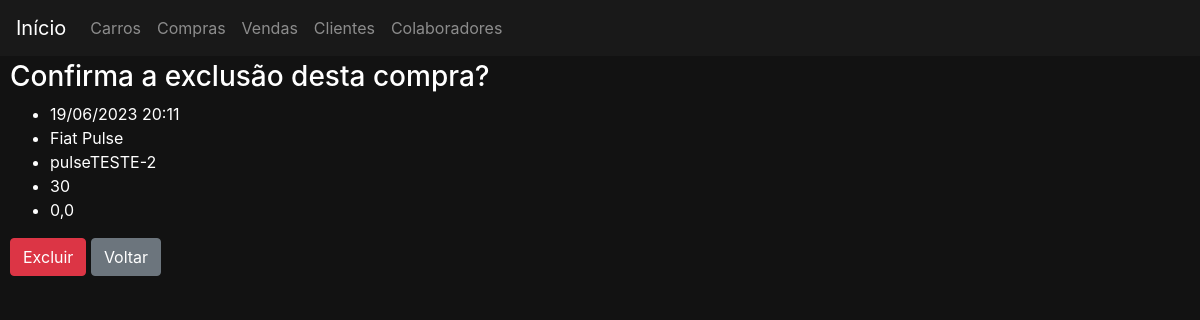
Page /compras/32/excluir on the committed database.
### compras/models.py (models this page shows, shortened)
class Compra(models.Model):
    class Meta:
        permissions = (
            ('permissao_gerente', 'permissao gerente'),
            ('permissao_supervisor', 'permissao supervisor'),
            ('permissao_vendedor', 'permissao vendedor'),
            ('permissao_funcionario', 'permissao todos funcionarios'),
        )
    dataHora = models.DateTimeField()
    versao = models.ForeignKey(Versao, on_delete=models.DO_NOTHING)
    quantidade = models.IntegerField()
    valorTotal = models.FloatField()

### carros/models.py (models this page shows, shortened)
class Versao(models.Model):
    carro = models.ForeignKey(Carro, on_delete=models.DO_NOTHING)
    nome = models.CharField(max_length=50, unique=True)
    motor = models.ForeignKey(Motor, on_delete=models.DO_NOTHING)
    combustivel = models.ForeignKey(Combustivel, on_delete=models.DO_NOTHING)
    direcao = models.ForeignKey(Direcao, on_delete=models.DO_NOTHING)
    seguranca = models.ManyToManyField(Seguranca, related_name="versao_seguranca", blank=True)
    acessorio = models.ManyToManyField(Acessorio, related_name="versao_acessorio", blank=True)
    imagem = models.ImageField(upload_to='carros', blank=True, null=True)
    ano = models.IntegerField(default='2023')
    modelo = models.IntegerField(default='2023')
    estoque = models.IntegerField(default=0)
    slugVersao = models.SlugField(unique=True, null=True, blank=True)
    class Meta:
        permissions = (
            ('permissao_gerente', 'permissao gerente'),
            ('permissao_supervisor', 'permissao supervisor'),
            ('permissao_vendedor2', 'permissao vendedor'),
            ('permissao_funcionario', 'permissao todos funcionarios'),
        )
    def __str__(self):
        return self.nome
    class Meta:
        verbose_name_plural = 'Versoes'

class Carro(models.Model):
    nome = models.CharField(max_length=30, unique=True)
    slugCarro = models.SlugField(unique=True, null=True, blank=True)
    def __str__(self) -> str:
        return self.nome
    class Meta:
        permissions = (
            ('permissao_gerente', 'permissao gerente'),
            ('permissao_supervisor', 'permissao supervisor'),
            ('permissao_vendedor', 'permissao vendedor'),
            ('permissao_funcionario', 'permissao todos funcionarios'),
        )

### compras/views.py (the view, shortened to what this page needs)
# urls.py: path('<int:pk>/excluir', views.CompraExcluirLogica.as_view(), name='excluir'),
class CompraExcluirLogica(DeleteView,LoginRequiredMixin):
    model = Compra
    template_name = 'compras/compraExcluir.html'
    permission_required = 'clientes.permissao_gerente'
    success_url = reverse_lazy('compras:listar')

### compras/templates/compras/compraExcluir.html
{% extends 'base.html' %}
{% block 'body' %}
    <h3>Confirma a exclusão desta compra?</h3>
    <ul>
        <li>{{object.dataHora|date:"d/m/Y H:i"}}</li>
        <li>{{object.versao.carro}}</li>
        <li>{{object.versao}}</li>
        <li>{{object.quantidade}}</li>
        <li>{{object.valorTotal}}</li>
    </ul>
    <form action="" method="POST"> {% csrf_token %}
        <input type="submit" class="btn btn-danger" value="Excluir">
        <a href="javascript:history.back()" class="btn btn-secondary">Voltar</a>
    </form>
{% endblock %}

### templates/static/css/css.css (style rules this page uses)
.fundo { background-color: #121212; color: white; }
body { margin-top: 30px; padding-top: 30px; margin-left: 10px; }
a { color:white; }

### rows in the picture
Compra: dataHora "19/06/2023 20:11", versao.carro "Fiat Pulse", versao "pulseTESTE-2", quantidade "30", valorTotal "0,0"
